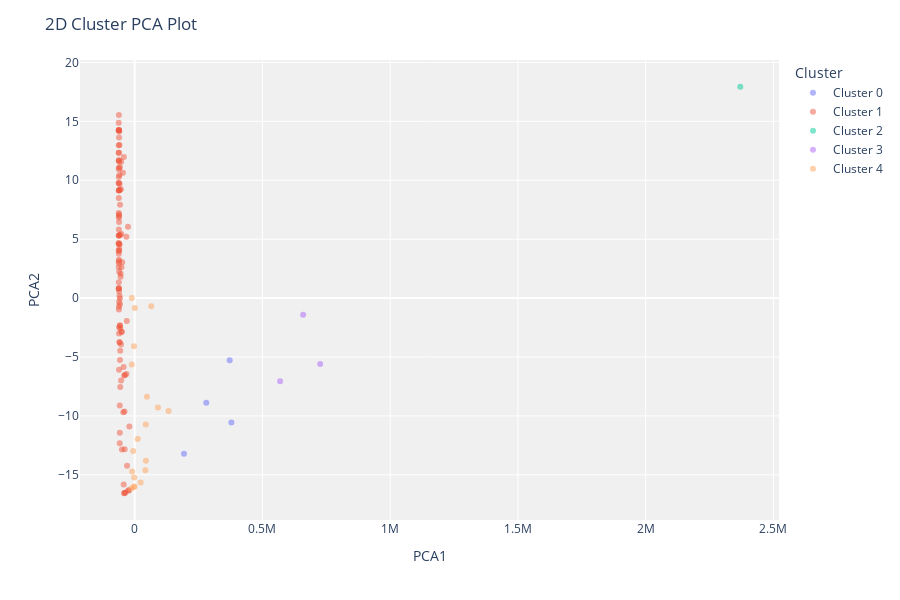

Here is the notebook cell this chart was saved with:
### Code cell
plot_model(model_kmeans, plot = 'cluster')

### Figure 1 — Plotly figure (JSON) as saved in the notebook; plotly's stock layout.template omitted (floating-point values rounded to 4 significant figures)
{"data": [{"customdata": [[null], [null], [null], [null]], "hovertemplate": "Cluster=Cluster 0<br>PCA1=%{x}<br>PCA2=%{y}<br>Feature=%{customdata[0]}<extra></extra>", "legendgroup": "Cluster 0", "marker": {"color": "#636efa", "opacity": 0.5, "symbol": "circle"}, "mode": "markers", "name": "Cluster 0", "orientation": "v", "showlegend": true, "textposition": "top center", "type": "scatter", "x": [372114, 378747, 193100.0, 280377], "xaxis": "x", "y": [-5.27, -10.56, -13.21, -8.89], "yaxis": "y"}, {"customdata": [[null], [null], [null], [null], [null], [null], [null], [null], [null], [null], [null], [null], [null], [null], [null], [null], [null], [null], [null], [null], [null], [null], [null], [null], [null], [null], [null], [null], [null], [null], [null], [null], [null], [null], [null], [null], [null], [null], [null], [null], [null], [null], [null], [null], [null], [null], [null], [null], [null], [null], [null], [null], [null], [null], [null], [null], [null], [null], [null], [null], [null], [null], [null], [null], [null], [null], [null], [null], [null], [null], [null], [null], [null], [null], [null], [null], [null], [null], [null], [null], [null], [null], [null], [null], [null], [null], [null], [null], [null], [null], [null], [null], [null], [null], [null], [null], [null], [null], [null], [null], [null], [null], [null], [null], [null], [null], [null], [null], [null]], "hovertemplate": "Cluster=Cluster 1<br>PCA1=%{x}<br>PCA2=%{y}<br>Feature=%{customdata[0]}<extra></extra>", "legendgroup": "Cluster 1", "marker": {"color": "#EF553B", "opacity": 0.5, "symbol": "circle"}, "mode": "markers", "name": "Cluster 1", "orientation": "v", "showlegend": true, "textposition": "top center", "type": "scatter", "x": [-62020.0, -60680.0, -58270.0, -32260.0, -61660.0, -54910.0, -61850.0, -57220.0, -29760.0, -53410.0, -61570.0, -60290.0, -59530.0, -62070.0, -61030.0, -61620.0, -59120.0, -42170.0, -57230.0, -61230.0, -44350.0, -36520.0, -56250.0, -57510.0, -61770.0, -61930.0, -61760.0, -62050.0, -62040.0, -42820.0, -60450.0, -56340.0, -61000.0, -61990.0, -40640.0, -62340.0, -57340.0, -62160.0, -62210.0, -50624, -59020.0, -61840.0, -61460.0, -58210.0, -45550.0, -53940.0, -58220.0, -43170.0, -61110.0, -56310.0, -61840.0, -60150.0, -59460.0, -60540.0, -62060.0, -39600.0, -61740.0, -57750.0, -39610.0, -57970.0, -59100.0, -62290.0, -60950.0, -57280.0, -61570.0, -38510.0, -62160.0, -49750.0, -38960.0, -60790.0, -53080.0, -59510.0, -61150.0, -30710.0, -60690.0, -61990.0, -61270.0, -61023, -61660.0, -59300.0, -25950.0, -61570.0, -57430.0, -62230.0, -52150.0, -60990.0, -61810.0, -62210.0, -50960.0, -20560.0, -61960.0, -61980.0, -54880.0, -60580.0, -59595, -48770.0, -61560.0, -61530.0, -58140.0, -24060.0, -61720.0, -58650.0, -40880.0, -62000.0, -32110.0, -62230.0, -52600.0, -23010.0, -51680.0], "xaxis": "x", "y": [4.659, 0.5831, -9.12, 5.204, 3.126, 2.074, 10.28, 7.923, -14.23, -3.927, 5.304, 4.164, 13.0, 2.611, 6.97, 6.831, 9.174, 11.97, -0.5263, -0.9629, -9.69, -16.5, -2.56, 11.11, 11.05, 0.8249, 4.023, 0.8233, 9.133, -15.82, 2.244, -4.479, 7.1, 9.133, -6.561, 4.654, -2.316, 7.213, 5.295, -2.859, 4.572, 12.33, 10.93, -3.736, 10.65, 9.248, -12.33, -5.838, -3.009, -7.554, 3.762, 14.14, 10.45, -2.491, 9.771, -9.623, 14.25, -2.321, -16.54, -11.42, 9.175, 14.88, 6.462, -5.261, 15.53, -6.531, 12.97, -12.84, -12.82, 11.58, -6.999, 5.334, 14.26, -1.934, -0.316, 14.25, 3.261, -6.084, 5.812, 0.2028, 6.063, 0.8301, -0.01993, 9.769, 5.439, 13.62, 1.336, 11.69, -2.874, -10.89, 12.33, 14.25, 1.814, 4.549, -3.756, 3.05, -0.7079, 11.7, 5.353, -16.32, 4.024, 9.69, -16.56, 8.494, -6.439, 2.988, 11.56, -16.31, 2.629], "yaxis": "y"}, {"customdata": [[null]], "hovertemplate": "Cluster=Cluster 2<br>PCA1=%{x}<br>PCA2=%{y}<br>Feature=%{customdata[0]}<extra></extra>", "legendgroup": "Cluster 2", "marker": {"color": "#00cc96", "opacity": 0.5, "symbol": "circle"}, "mode": "markers", "name": "Cluster 2", "orientation": "v", "showlegend": true, "textposition": "top center", "type": "scatter", "x": [2370470], "xaxis": "x", "y": [17.94], "yaxis": "y"}, {"customdata": [[null], [null], [null]], "hovertemplate": "Cluster=Cluster 3<br>PCA1=%{x}<br>PCA2=%{y}<br>Feature=%{customdata[0]}<extra></extra>", "legendgroup": "Cluster 3", "marker": {"color": "#ab63fa", "opacity": 0.5, "symbol": "circle"}, "mode": "markers", "name": "Cluster 3", "orientation": "v", "showlegend": true, "textposition": "top center", "type": "scatter", "x": [569462, 726263, 659489], "xaxis": "x", "y": [-7.061, -5.586, -1.418], "yaxis": "y"}, {"customdata": [[null], [null], [null], [null], [null], [null], [null], [null], [null], [null], [null], [null], [null], [null], [null], [null], [null], [null], [null]], "hovertemplate": "Cluster=Cluster 4<br>PCA1=%{x}<br>PCA2=%{y}<br>Feature=%{customdata[0]}<extra></extra>", "legendgroup": "Cluster 4", "marker": {"color": "#FFA15A", "opacity": 0.5, "symbol": "circle"}, "mode": "markers", "name": "Cluster 4", "orientation": "v", "showlegend": true, "textposition": "top center", "type": "scatter", "x": [816.0, 23580.0, -11030.0, 44150.0, 43700.0, -5521.0, 91343, 48240.0, -9850.0, -3487.0, -1730.0, -11150.0, -13040.0, 64990.0, -481.0, 41910.0, -2320.0, 12000.0, 133035], "xaxis": "x", "y": [-0.8443, -15.64, 0.01504, -13.81, -10.74, -12.98, -9.287, -8.366, -14.71, -16.03, -15.23, -5.63, -16.16, -0.6952, -15.98, -14.61, -4.095, -11.96, -9.59], "yaxis": "y"}], "layout": {"height": 600, "legend": {"title": {"text": "Cluster"}, "tracegroupgap": 0}, "margin": {"t": 60}, "plot_bgcolor": "rgb(240,240,240)", "title": {"text": "2D Cluster PCA Plot"}, "xaxis": {"anchor": "y", "domain": [0, 1], "title": {"text": "PCA1"}}, "yaxis": {"anchor": "x", "domain": [0, 1], "title": {"text": "PCA2"}}}}
